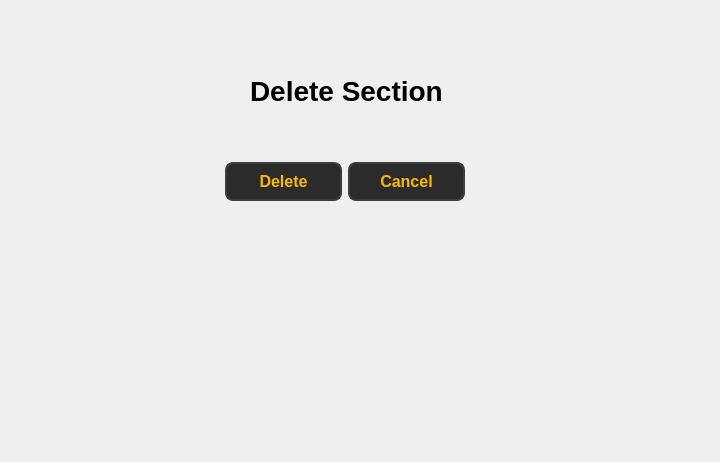
<?xml version="1.0" encoding="UTF-8"?>
<ui version="4.0">
 <class>Form</class>
 <widget class="QWidget" name="Form">
  <property name="geometry">
   <rect>
    <x>0</x>
    <y>0</y>
    <width>720</width>
    <height>462</height>
   </rect>
  </property>
  <property name="windowTitle">
   <string>Form</string>
  </property>
  <widget class="QLabel" name="label">
   <property name="geometry">
    <rect>
     <x>250</x>
     <y>70</y>
     <width>191</width>
     <height>41</height>
    </rect>
   </property>
   <property name="font">
    <font>
     <pointsize>21</pointsize>
     <bold>true</bold>
    </font>
   </property>
   <property name="text">
    <string>Delete Section</string>
   </property>
  </widget>
  <widget class="QWidget" name="">
   <property name="geometry">
    <rect>
     <x>225</x>
     <y>160</y>
     <width>240</width>
     <height>44</height>
    </rect>
   </property>
   <layout class="QHBoxLayout" name="horizontalLayout">
    <item>
     <widget class="QPushButton" name="pushButton_6">
      <property name="styleSheet">
       <string notr="true">QPushButton {
        background-color: #2b2b2b;  
        color: #fcba03;              
        border: 2px solid #3d3d3d;      
        border-radius: 8px;          
        padding: 8px 16px;            
        font-size: 16px;            
        font-weight: bold;
    
    }

    QPushButton:hover {
        background-color: #fcba03;
		 color: #000000;
        border: 2px solid #5a5a5a;    
    }

    QPushButton:pressed {
        background-color: #1a1a1a;      
        border: 2px solid #2b2b2b;      
    }</string>
      </property>
      <property name="text">
       <string>Delete</string>
      </property>
     </widget>
    </item>
    <item>
     <widget class="QPushButton" name="pushButton_7">
      <property name="styleSheet">
       <string notr="true">QPushButton {
        background-color: #2b2b2b;  
        color: #fcba03;              
        border: 2px solid #3d3d3d;      
        border-radius: 8px;          
        padding: 8px 16px;            
        font-size: 16px;            
        font-weight: bold;
    
    }

    QPushButton:hover {
        background-color: #fcba03;
		 color: #000000;
        border: 2px solid #5a5a5a;    
    }

    QPushButton:pressed {
        background-color: #1a1a1a;      
        border: 2px solid #2b2b2b;      
    }</string>
      </property>
      <property name="text">
       <string>Cancel</string>
      </property>
     </widget>
    </item>
   </layout>
  </widget>
 </widget>
 <resources/>
 <connections/>
</ui>
